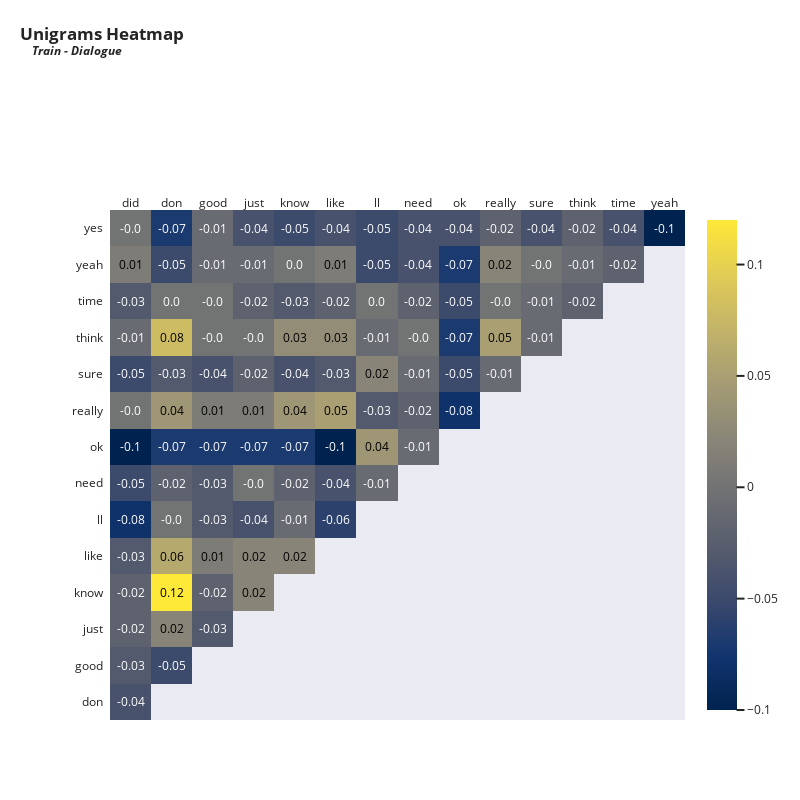

Notebook code cell kept with this figure:
### Code cell
vectorizer = TfidfVectorizer(max_features = 15,stop_words = 'english') # Top 15 terms
x = vectorizer.fit_transform(train['dialogue'])
df_tfidfvect = pd.DataFrame(x.toarray(), columns=vectorizer.get_feature_names_out())
plot_correlation(df_tfidfvect, 'Unigrams', 'Train - Dialogue', 800, 800, 12)

### Figure 1 — Plotly figure (JSON) as saved in the notebook; plotly's stock layout.template omitted (floating-point values rounded to 4 significant figures)
{"data": [{"colorscale": [[0, "#00224e"], [0.1111, "#123570"], [0.2222, "#3b496c"], [0.3333, "#575d6d"], [0.4444, "#707173"], [0.5556, "#8a8678"], [0.6667, "#a59c74"], [0.7778, "#c3b369"], [0.8889, "#e1cc55"], [1, "#fee838"]], "reversescale": false, "showscale": false, "x": ["did", "don", "good", "just", "know", "like", "ll", "need", "ok", "really", "sure", "think", "time", "yeah"], "y": ["yes", "yeah", "time", "think", "sure", "really", "ok", "need", "ll", "like", "know", "just", "good", "don"], "z": [[0, -0.07, -0.01, -0.04, -0.05, -0.04, -0.05, -0.04, -0.04, -0.02, -0.04, -0.02, -0.04, -0.1], [0.01, -0.05, -0.01, -0.01, 0, 0.01, -0.05, -0.04, -0.07, 0.02, 0, -0.01, -0.02], [-0.03, 0, 0, -0.02, -0.03, -0.02, 0, -0.02, -0.05, 0, -0.01, -0.02], [-0.01, 0.08, 0, 0, 0.03, 0.03, -0.01, 0, -0.07, 0.05, -0.01], [-0.05, -0.03, -0.04, -0.02, -0.04, -0.03, 0.02, -0.01, -0.05, -0.01], [0, 0.04, 0.01, 0.01, 0.04, 0.05, -0.03, -0.02, -0.08], [-0.1, -0.07, -0.07, -0.07, -0.07, -0.1, 0.04, -0.01], [-0.05, -0.02, -0.03, 0, -0.02, -0.04, -0.01], [-0.08, 0, -0.03, -0.04, -0.01, -0.06], [-0.03, 0.06, 0.01, 0.02, 0.02], [-0.02, 0.12, -0.02, 0.02], [-0.02, 0.02, -0.03], [-0.03, -0.05], [-0.04]], "type": "heatmap"}, {"colorscale": [[0, "#00224e"], [0.1111, "#123570"], [0.2222, "#3b496c"], [0.3333, "#575d6d"], [0.4444, "#707173"], [0.5556, "#8a8678"], [0.6667, "#a59c74"], [0.7778, "#c3b369"], [0.8889, "#e1cc55"], [1, "#fee838"]], "showscale": true, "visible": true, "z": [[0, -0.07, -0.01, -0.04, -0.05, -0.04, -0.05, -0.04, -0.04, -0.02, -0.04, -0.02, -0.04, -0.1], [0.01, -0.05, -0.01, -0.01, 0, 0.01, -0.05, -0.04, -0.07, 0.02, 0, -0.01, -0.02], [-0.03, 0, 0, -0.02, -0.03, -0.02, 0, -0.02, -0.05, 0, -0.01, -0.02], [-0.01, 0.08, 0, 0, 0.03, 0.03, -0.01, 0, -0.07, 0.05, -0.01], [-0.05, -0.03, -0.04, -0.02, -0.04, -0.03, 0.02, -0.01, -0.05, -0.01], [0, 0.04, 0.01, 0.01, 0.04, 0.05, -0.03, -0.02, -0.08], [-0.1, -0.07, -0.07, -0.07, -0.07, -0.1, 0.04, -0.01], [-0.05, -0.02, -0.03, 0, -0.02, -0.04, -0.01], [-0.08, 0, -0.03, -0.04, -0.01, -0.06], [-0.03, 0.06, 0.01, 0.02, 0.02], [-0.02, 0.12, -0.02, 0.02], [-0.02, 0.02, -0.03], [-0.03, -0.05], [-0.04]], "type": "heatmap"}], "layout": {"annotations": [{"font": {"color": "#FFFFFF", "size": 12}, "showarrow": false, "text": "-0.0", "x": "did", "xref": "x", "y": "yes", "yref": "y"}, {"font": {"color": "#FFFFFF", "size": 12}, "showarrow": false, "text": "-0.07", "x": "don", "xref": "x", "y": "yes", "yref": "y"}, {"font": {"color": "#FFFFFF", "size": 12}, "showarrow": false, "text": "-0.01", "x": "good", "xref": "x", "y": "yes", "yref": "y"}, {"font": {"color": "#FFFFFF", "size": 12}, "showarrow": false, "text": "-0.04", "x": "just", "xref": "x", "y": "yes", "yref": "y"}, {"font": {"color": "#FFFFFF", "size": 12}, "showarrow": false, "text": "-0.05", "x": "know", "xref": "x", "y": "yes", "yref": "y"}, {"font": {"color": "#FFFFFF", "size": 12}, "showarrow": false, "text": "-0.04", "x": "like", "xref": "x", "y": "yes", "yref": "y"}, {"font": {"color": "#FFFFFF", "size": 12}, "showarrow": false, "text": "-0.05", "x": "ll", "xref": "x", "y": "yes", "yref": "y"}, {"font": {"color": "#FFFFFF", "size": 12}, "showarrow": false, "text": "-0.04", "x": "need", "xref": "x", "y": "yes", "yref": "y"}, {"font": {"color": "#FFFFFF", "size": 12}, "showarrow": false, "text": "-0.04", "x": "ok", "xref": "x", "y": "yes", "yref": "y"}, {"font": {"color": "#FFFFFF", "size": 12}, "showarrow": false, "text": "-0.02", "x": "really", "xref": "x", "y": "yes", "yref": "y"}, {"font": {"color": "#FFFFFF", "size": 12}, "showarrow": false, "text": "-0.04", "x": "sure", "xref": "x", "y": "yes", "yref": "y"}, {"font": {"color": "#FFFFFF", "size": 12}, "showarrow": false, "text": "-0.02", "x": "think", "xref": "x", "y": "yes", "yref": "y"}, {"font": {"color": "#FFFFFF", "size": 12}, "showarrow": false, "text": "-0.04", "x": "time", "xref": "x", "y": "yes", "yref": "y"}, {"font": {"color": "#FFFFFF", "size": 12}, "showarrow": false, "text": "-0.1", "x": "yeah", "xref": "x", "y": "yes", "yref": "y"}, {"font": {"color": "#000000", "size": 12}, "showarrow": false, "text": "0.01", "x": "did", "xref": "x", "y": "yeah", "yref": "y"}, {"font": {"color": "#FFFFFF", "size": 12}, "showarrow": false, "text": "-0.05", "x": "don", "xref": "x", "y": "yeah", "yref": "y"}, {"font": {"color": "#FFFFFF", "size": 12}, "showarrow": false, "text": "-0.01", "x": "good", "xref": "x", "y": "yeah", "yref": "y"}, {"font": {"color": "#FFFFFF", "size": 12}, "showarrow": false, "text": "-0.01", "x": "just", "xref": "x", "y": "yeah", "yref": "y"}, {"font": {"color": "#FFFFFF", "size": 12}, "showarrow": false, "text": "0.0", "x": "know", "xref": "x", "y": "yeah", "yref": "y"}, {"font": {"color": "#000000", "size": 12}, "showarrow": false, "text": "0.01", "x": "like", "xref": "x", "y": "yeah", "yref": "y"}, {"font": {"color": "#FFFFFF", "size": 12}, "showarrow": false, "text": "-0.05", "x": "ll", "xref": "x", "y": "yeah", "yref": "y"}, {"font": {"color": "#FFFFFF", "size": 12}, "showarrow": false, "text": "-0.04", "x": "need", "xref": "x", "y": "yeah", "yref": "y"}, {"font": {"color": "#FFFFFF", "size": 12}, "showarrow": false, "text": "-0.07", "x": "ok", "xref": "x", "y": "yeah", "yref": "y"}, {"font": {"color": "#000000", "size": 12}, "showarrow": false, "text": "0.02", "x": "really", "xref": "x", "y": "yeah", "yref": "y"}, {"font": {"color": "#FFFFFF", "size": 12}, "showarrow": false, "text": "-0.0", "x": "sure", "xref": "x", "y": "yeah", "yref": "y"}, {"font": {"color": "#FFFFFF", "size": 12}, "showarrow": false, "text": "-0.01", "x": "think", "xref": "x", "y": "yeah", "yref": "y"}, {"font": {"color": "#FFFFFF", "size": 12}, "showarrow": false, "text": "-0.02", "x": "time", "xref": "x", "y": "yeah", "yref": "y"}, {"font": {"color": "#FFFFFF", "size": 12}, "showarrow": false, "text": "-0.03", "x": "did", "xref": "x", "y": "time", "yref": "y"}, {"font": {"color": "#FFFFFF", "size": 12}, "showarrow": false, "text": "0.0", "x": "don", "xref": "x", "y": "time", "yref": "y"}, {"font": {"color": "#FFFFFF", "size": 12}, "showarrow": false, "text": "-0.0", "x": "good", "xref": "x", "y": "time", "yref": "y"}, {"font": {"color": "#FFFFFF", "size": 12}, "showarrow": false, "text": "-0.02", "x": "just", "xref": "x", "y": "time", "yref": "y"}, {"font": {"color": "#FFFFFF", "size": 12}, "showarrow": false, "text": "-0.03", "x": "know", "xref": "x", "y": "time", "yref": "y"}, {"font": {"color": "#FFFFFF", "size": 12}, "showarrow": false, "text": "-0.02", "x": "like", "xref": "x", "y": "time", "yref": "y"}, {"font": {"color": "#FFFFFF", "size": 12}, "showarrow": false, "text": "0.0", "x": "ll", "xref": "x", "y": "time", "yref": "y"}, {"font": {"color": "#FFFFFF", "size": 12}, "showarrow": false, "text": "-0.02", "x": "need", "xref": "x", "y": "time", "yref": "y"}, {"font": {"color": "#FFFFFF", "size": 12}, "showarrow": false, "text": "-0.05", "x": "ok", "xref": "x", "y": "time", "yref": "y"}, {"font": {"color": "#FFFFFF", "size": 12}, "showarrow": false, "text": "-0.0", "x": "really", "xref": "x", "y": "time", "yref": "y"}, {"font": {"color": "#FFFFFF", "size": 12}, "showarrow": false, "text": "-0.01", "x": "sure", "xref": "x", "y": "time", "yref": "y"}, {"font": {"color": "#FFFFFF", "size": 12}, "showarrow": false, "text": "-0.02", "x": "think", "xref": "x", "y": "time", "yref": "y"}, {"font": {"color": "#FFFFFF", "size": 12}, "showarrow": false, "text": "-0.01", "x": "did", "xref": "x", "y": "think", "yref": "y"}, {"font": {"color": "#000000", "size": 12}, "showarrow": false, "text": "0.08", "x": "don", "xref": "x", "y": "think", "yref": "y"}, {"font": {"color": "#FFFFFF", "size": 12}, "showarrow": false, "text": "-0.0", "x": "good", "xref": "x", "y": "think", "yref": "y"}, {"font": {"color": "#FFFFFF", "size": 12}, "showarrow": false, "text": "-0.0", "x": "just", "xref": "x", "y": "think", "yref": "y"}, {"font": {"color": "#000000", "size": 12}, "showarrow": false, "text": "0.03", "x": "know", "xref": "x", "y": "think", "yref": "y"}, {"font": {"color": "#000000", "size": 12}, "showarrow": false, "text": "0.03", "x": "like", "xref": "x", "y": "think", "yref": "y"}, {"font": {"color": "#FFFFFF", "size": 12}, "showarrow": false, "text": "-0.01", "x": "ll", "xref": "x", "y": "think", "yref": "y"}, {"font": {"color": "#FFFFFF", "size": 12}, "showarrow": false, "text": "-0.0", "x": "need", "xref": "x", "y": "think", "yref": "y"}, {"font": {"color": "#FFFFFF", "size": 12}, "showarrow": false, "text": "-0.07", "x": "ok", "xref": "x", "y": "think", "yref": "y"}, {"font": {"color": "#000000", "size": 12}, "showarrow": false, "text": "0.05", "x": "really", "xref": "x", "y": "think", "yref": "y"}, {"font": {"color": "#FFFFFF", "size": 12}, "showarrow": false, "text": "-0.01", "x": "sure", "xref": "x", "y": "think", "yref": "y"}, {"font": {"color": "#FFFFFF", "size": 12}, "showarrow": false, "text": "-0.05", "x": "did", "xref": "x", "y": "sure", "yref": "y"}, {"font": {"color": "#FFFFFF", "size": 12}, "showarrow": false, "text": "-0.03", "x": "don", "xref": "x", "y": "sure", "yref": "y"}, {"font": {"color": "#FFFFFF", "size": 12}, "showarrow": false, "text": "-0.04", "x": "good", "xref": "x", "y": "sure", "yref": "y"}, {"font": {"color": "#FFFFFF", "size": 12}, "showarrow": false, "text": "-0.02", "x": "just", "xref": "x", "y": "sure", "yref": "y"}, {"font": {"color": "#FFFFFF", "size": 12}, "showarrow": false, "text": "-0.04", "x": "know", "xref": "x", "y": "sure", "yref": "y"}, {"font": {"color": "#FFFFFF", "size": 12}, "showarrow": false, "text": "-0.03", "x": "like", "xref": "x", "y": "sure", "yref": "y"}, {"font": {"color": "#000000", "size": 12}, "showarrow": false, "text": "0.02", "x": "ll", "xref": "x", "y": "sure", "yref": "y"}, {"font": {"color": "#FFFFFF", "size": 12}, "showarrow": false, "text": "-0.01", "x": "need", "xref": "x", "y": "sure", "yref": "y"}, {"font": {"color": "#FFFFFF", "size": 12}, "showarrow": false, "text": "-0.05", "x": "ok", "xref": "x", "y": "sure", "yref": "y"}, {"font": {"color": "#FFFFFF", "size": 12}, "showarrow": false, "text": "-0.01", "x": "really", "xref": "x", "y": "sure", "yref": "y"}, {"font": {"color": "#FFFFFF", "size": 12}, "showarrow": false, "text": "-0.0", "x": "did", "xref": "x", "y": "really", "yref": "y"}, {"font": {"color": "#000000", "size": 12}, "showarrow": false, "text": "0.04", "x": "don", "xref": "x", "y": "really", "yref": "y"}, {"font": {"color": "#000000", "size": 12}, "showarrow": false, "text": "0.01", "x": "good", "xref": "x", "y": "really", "yref": "y"}, {"font": {"color": "#000000", "size": 12}, "showarrow": false, "text": "0.01", "x": "just", "xref": "x", "y": "really", "yref": "y"}, {"font": {"color": "#000000", "size": 12}, "showarrow": false, "text": "0.04", "x": "know", "xref": "x", "y": "really", "yref": "y"}, {"font": {"color": "#000000", "size": 12}, "showarrow": false, "text": "0.05", "x": "like", "xref": "x", "y": "really", "yref": "y"}, {"font": {"color": "#FFFFFF", "size": 12}, "showarrow": false, "text": "-0.03", "x": "ll", "xref": "x", "y": "really", "yref": "y"}, {"font": {"color": "#FFFFFF", "size": 12}, "showarrow": false, "text": "-0.02", "x": "need", "xref": "x", "y": "really", "yref": "y"}, {"font": {"color": "#FFFFFF", "size": 12}, "showarrow": false, "text": "-0.08", "x": "ok", "xref": "x", "y": "really", "yref": "y"}, {"font": {"color": "#FFFFFF", "size": 12}, "showarrow": false, "text": "-0.1", "x": "did", "xref": "x", "y": "ok", "yref": "y"}, {"font": {"color": "#FFFFFF", "size": 12}, "showarrow": false, "text": "-0.07", "x": "don", "xref": "x", "y": "ok", "yref": "y"}, {"font": {"color": "#FFFFFF", "size": 12}, "showarrow": false, "text": "-0.07", "x": "good", "xref": "x", "y": "ok", "yref": "y"}, {"font": {"color": "#FFFFFF", "size": 12}, "showarrow": false, "text": "-0.07", "x": "just", "xref": "x", "y": "ok", "yref": "y"}, {"font": {"color": "#FFFFFF", "size": 12}, "showarrow": false, "text": "-0.07", "x": "know", "xref": "x", "y": "ok", "yref": "y"}, {"font": {"color": "#FFFFFF", "size": 12}, "showarrow": false, "text": "-0.1", "x": "like", "xref": "x", "y": "ok", "yref": "y"}, {"font": {"color": "#000000", "size": 12}, "showarrow": false, "text": "0.04", "x": "ll", "xref": "x", "y": "ok", "yref": "y"}, {"font": {"color": "#FFFFFF", "size": 12}, "showarrow": false, "text": "-0.01", "x": "need", "xref": "x", "y": "ok", "yref": "y"}, {"font": {"color": "#FFFFFF", "size": 12}, "showarrow": false, "text": "-0.05", "x": "did", "xref": "x", "y": "need", "yref": "y"}, {"font": {"color": "#FFFFFF", "size": 12}, "showarrow": false, "text": "-0.02", "x": "don", "xref": "x", "y": "need", "yref": "y"}, {"font": {"color": "#FFFFFF", "size": 12}, "showarrow": false, "text": "-0.03", "x": "good", "xref": "x", "y": "need", "yref": "y"}, {"font": {"color": "#FFFFFF", "size": 12}, "showarrow": false, "text": "-0.0", "x": "just", "xref": "x", "y": "need", "yref": "y"}, {"font": {"color": "#FFFFFF", "size": 12}, "showarrow": false, "text": "-0.02", "x": "know", "xref": "x", "y": "need", "yref": "y"}, {"font": {"color": "#FFFFFF", "size": 12}, "showarrow": false, "text": "-0.04", "x": "like", "xref": "x", "y": "need", "yref": "y"}, {"font": {"color": "#FFFFFF", "size": 12}, "showarrow": false, "text": "-0.01", "x": "ll", "xref": "x", "y": "need", "yref": "y"}, {"font": {"color": "#FFFFFF", "size": 12}, "showarrow": false, "text": "-0.08", "x": "did", "xref": "x", "y": "ll", "yref": "y"}, {"font": {"color": "#FFFFFF", "size": 12}, "showarrow": false, "text": "-0.0", "x": "don", "xref": "x", "y": "ll", "yref": "y"}, {"font": {"color": "#FFFFFF", "size": 12}, "showarrow": false, "text": "-0.03", "x": "good", "xref": "x", "y": "ll", "yref": "y"}, {"font": {"color": "#FFFFFF", "size": 12}, "showarrow": false, "text": "-0.04", "x": "just", "xref": "x", "y": "ll", "yref": "y"}, {"font": {"color": "#FFFFFF", "size": 12}, "showarrow": false, "text": "-0.01", "x": "know", "xref": "x", "y": "ll", "yref": "y"}, {"font": {"color": "#FFFFFF", "size": 12}, "showarrow": false, "text": "-0.06", "x": "like", "xref": "x", "y": "ll", "yref": "y"}, {"font": {"color": "#FFFFFF", "size": 12}, "showarrow": false, "text": "-0.03", "x": "did", "xref": "x", "y": "like", "yref": "y"}, {"font": {"color": "#000000", "size": 12}, "showarrow": false, "text": "0.06", "x": "don", "xref": "x", "y": "like", "yref": "y"}, {"font": {"color": "#000000", "size": 12}, "showarrow": false, "text": "0.01", "x": "good", "xref": "x", "y": "like", "yref": "y"}, {"font": {"color": "#000000", "size": 12}, "showarrow": false, "text": "0.02", "x": "just", "xref": "x", "y": "like", "yref": "y"}, {"font": {"color": "#000000", "size": 12}, "showarrow": false, "text": "0.02", "x": "know", "xref": "x", "y": "like", "yref": "y"}, {"font": {"color": "#FFFFFF", "size": 12}, "showarrow": false, "text": "-0.02", "x": "did", "xref": "x", "y": "know", "yref": "y"}, {"font": {"color": "#000000", "size": 12}, "showarrow": false, "text": "0.12", "x": "don", "xref": "x", "y": "know", "yref": "y"}, {"font": {"color": "#FFFFFF", "size": 12}, "showarrow": false, "text": "-0.02", "x": "good", "xref": "x", "y": "know", "yref": "y"}, {"font": {"color": "#000000", "size": 12}, "showarrow": false, "text": "0.02", "x": "just", "xref": "x", "y": "know", "yref": "y"}, {"font": {"color": "#FFFFFF", "size": 12}, "showarrow": false, "text": "-0.02", "x": "did", "xref": "x", "y": "just", "yref": "y"}, {"font": {"color": "#000000", "size": 12}, "showarrow": false, "text": "0.02", "x": "don", "xref": "x", "y": "just", "yref": "y"}, {"font": {"color": "#FFFFFF", "size": 12}, "showarrow": false, "text": "-0.03", "x": "good", "xref": "x", "y": "just", "yref": "y"}, {"font": {"color": "#FFFFFF", "size": 12}, "showarrow": false, "text": "-0.03", "x": "did", "xref": "x", "y": "good", "yref": "y"}, {"font": {"color": "#FFFFFF", "size": 12}, "showarrow": false, "text": "-0.05", "x": "don", "xref": "x", "y": "good", "yref": "y"}, {"font": {"color": "#FFFFFF", "size": 12}, "showarrow": false, "text": "-0.04", "x": "did", "xref": "x", "y": "don", "yref": "y"}], "xaxis": {"dtick": 1, "gridcolor": "rgb(0, 0, 0)", "side": "top", "ticks": "", "showgrid": false}, "yaxis": {"dtick": 1, "ticks": "", "ticksuffix": "  ", "autorange": "reversed", "showgrid": false}, "title": {"text": "<b>Unigrams Heatmap<br><sup>&nbsp;&nbsp;&nbsp;&nbsp;<i>Train - Dialogue</i></sup></b>", "x": 0.025, "xanchor": "left", "y": 0.95}, "margin": {"t": 210, "l": 110}, "height": 800, "width": 800}}
